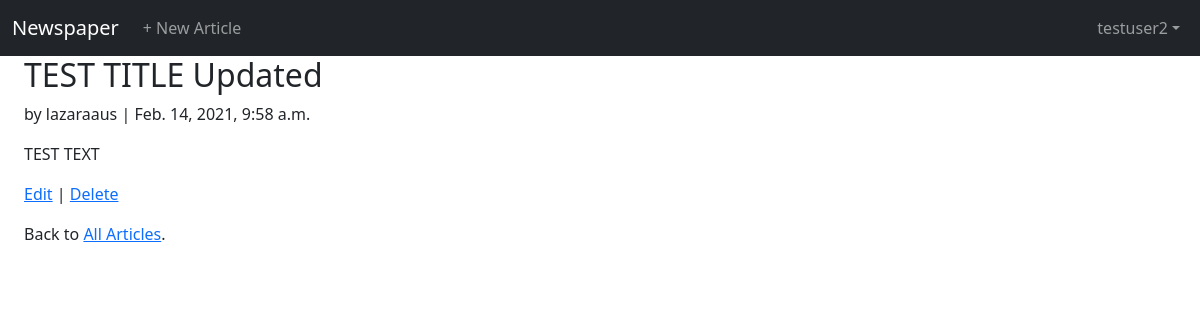
Page /articles/1/ (signed in) on the earlier database version.
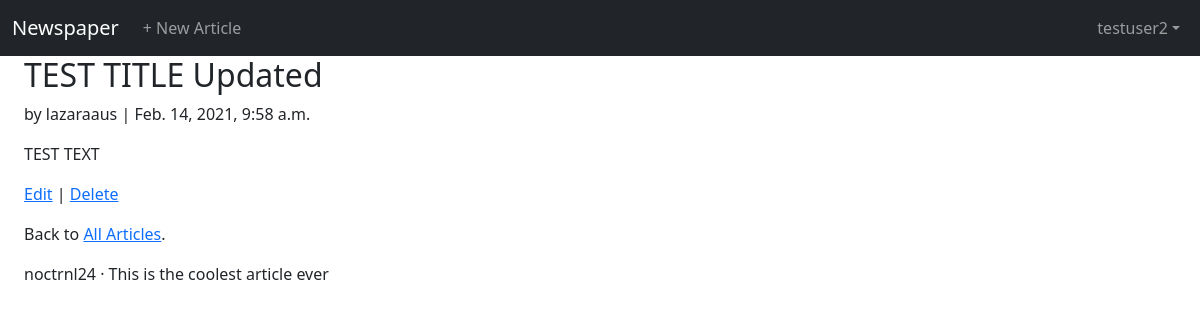
Same page on the later database version.
### articles/models.py (models this page shows, shortened)
class Comment(models.Model):
    article = models.ForeignKey(Article,
                                on_delete=models.CASCADE,
                                related_name='comments',
                                )
    comment = models.CharField(max_length=140)
    author = models.ForeignKey(
        get_user_model(),
        on_delete=models.CASCADE,
    )
    def __str__(self):
        return self.comment

### accounts/models.py (models this page shows)
class CustomUser(AbstractUser):
    age = models.PositiveIntegerField(null=True, blank=True)

### articles/views.py (the view)
# urls.py: path('<int:pk>/', ArticleDetailView.as_view(), name='article_detail'),
class ArticleDetailView(LoginRequiredMixin, DetailView):
    model = Article
    template_name = 'article_detail.html'
    context_object_name = 'article'

### templates/article_detail.html
{% extends 'base.html' %}
{% block content %}
<div class="container-fluid">
<div class="article-entry">
		<h2>{{ article.title }}</h2>
		<p> by {{ article.author }} | {{ article.date }}</p>
		<p>{{ article.body }}</p>
</div>
<p><a href="{%url 'article_edit' article.pk %}">Edit</a> |
	 <a href="{% url 'article_delete' article.pk %}">Delete</a></p>
<p>Back to <a href="{% url 'article_list' %}">All Articles</a>.</p>
</div>
{% for comment in article.comments.all %}
<div class="container-fluid">
	<p>
		<span class="font-weight-bold">
			{{ comment.author }} &middot;
		</span>
			{{ comment }}
	</p>
{% endfor %}
</div>
{% endblock content %}

Differences in the rows shown:
added Comment: author "noctrnl24", comment "This is the coolest article ever"
